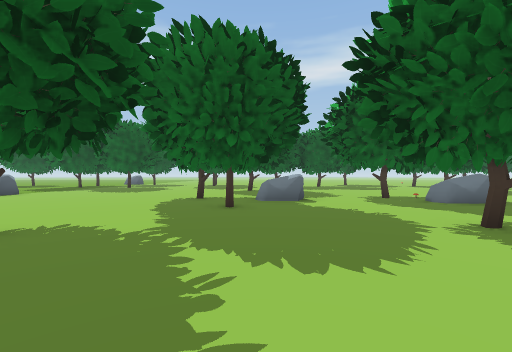
[1] (above)

24 first-person views from a walk through a Unity game level. The camera is 1.3 m above the floor, looks level and sees 90° across. The floor is counted in squares, 2 m on a side. Each view is taken from the middle of a square. On the plan, view 1 faces up. The plan holds only what a view shows up to about 9 squares ahead; the rest is blank. The place goes on beyond the plan.

[2]
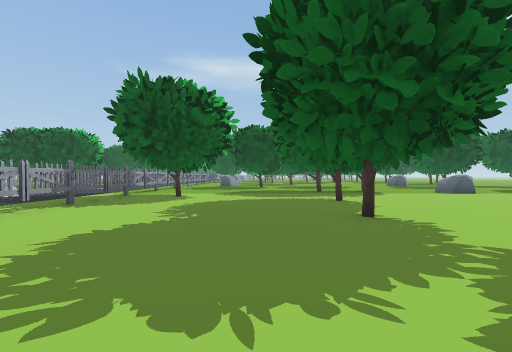

[3]
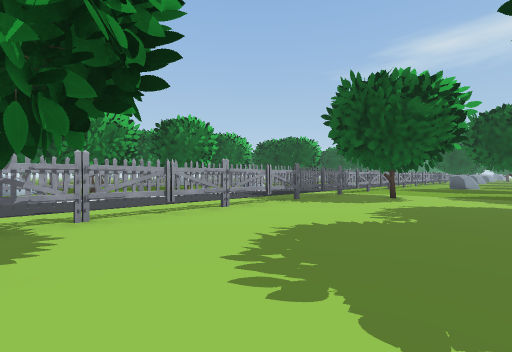

[4]
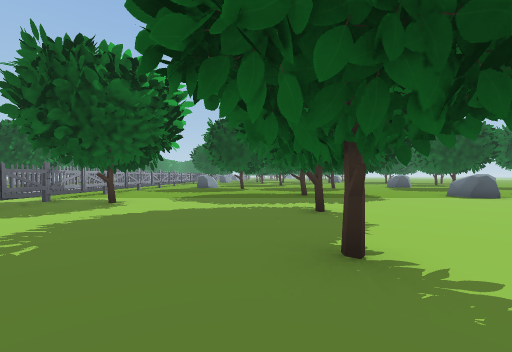

[5]
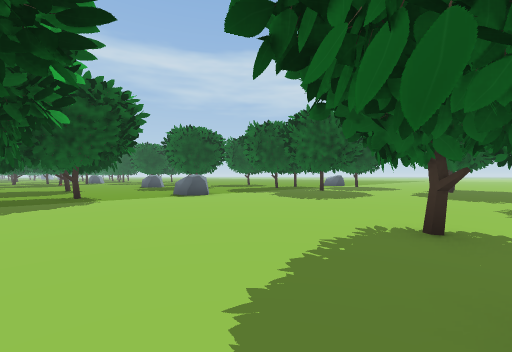

[6]
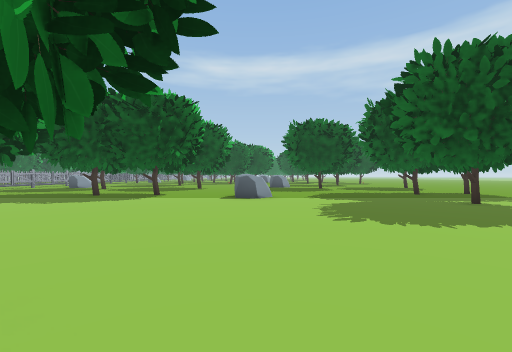

[7]
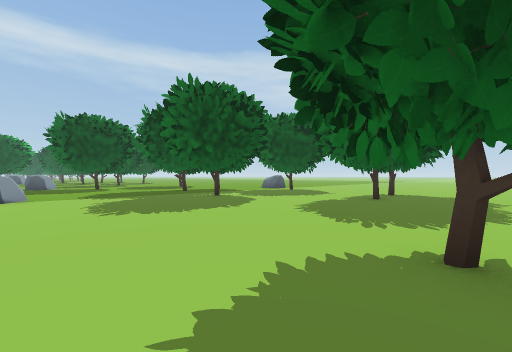

[8]
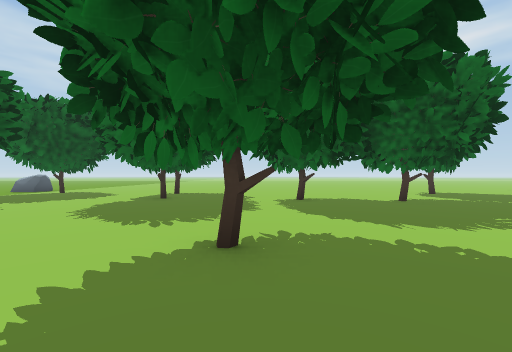

[9]
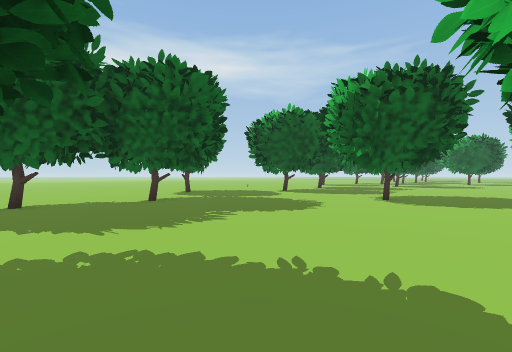

[10]
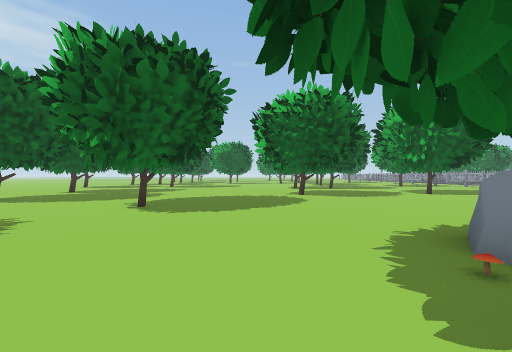

[11]
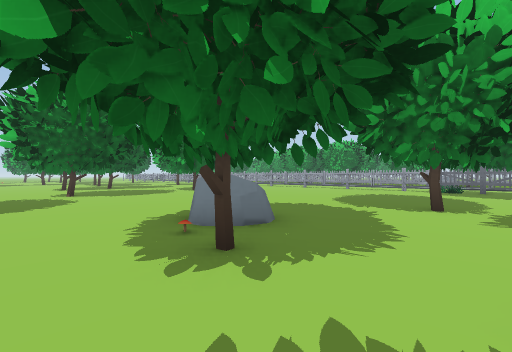

[12]
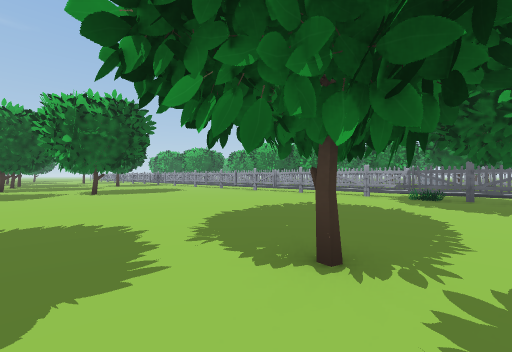

[13]
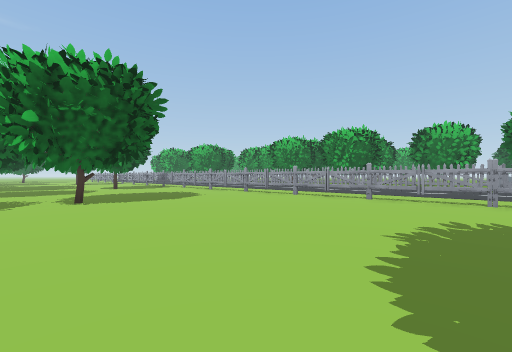

[14]
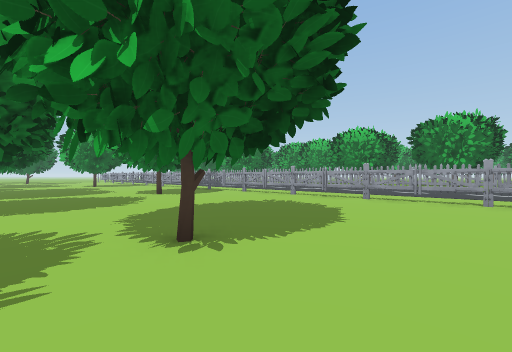

[15]
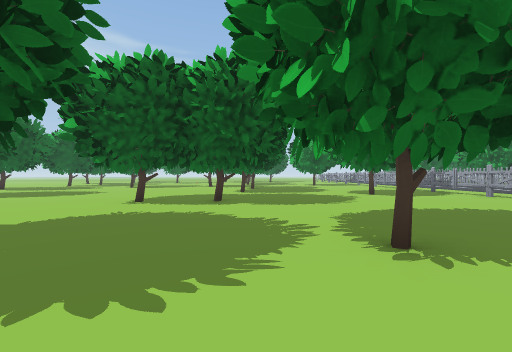

[16]
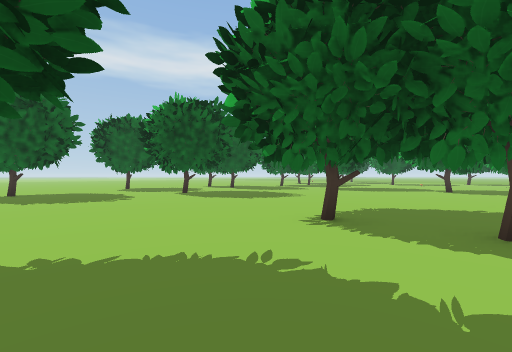

[17]
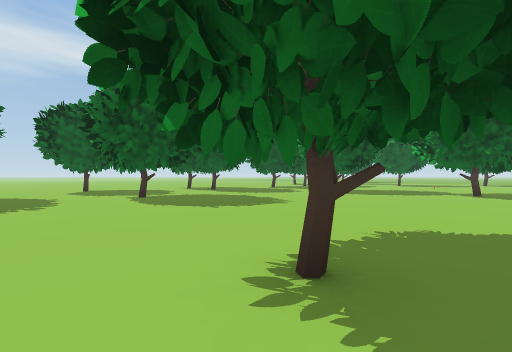

[18]
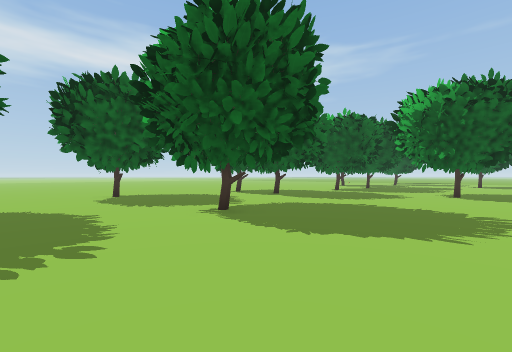

[19]
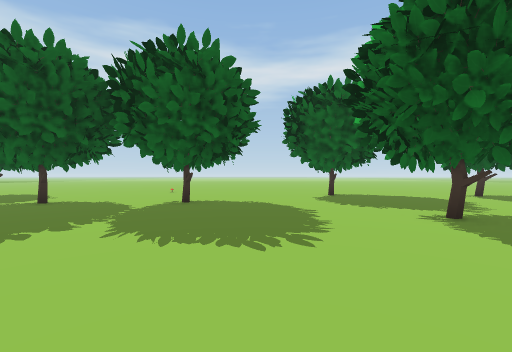

[20]
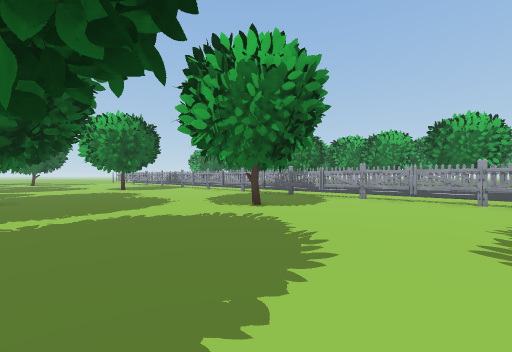

[21]
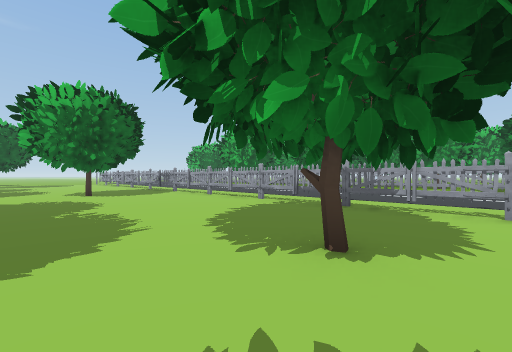

[22]
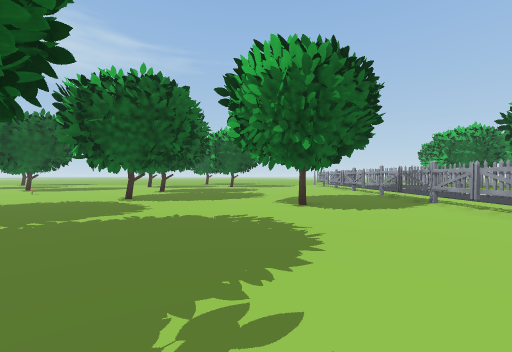

[23]
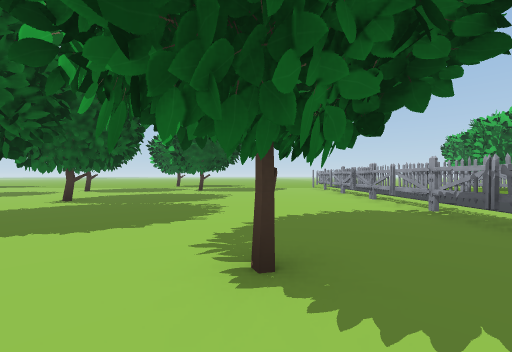

[24]
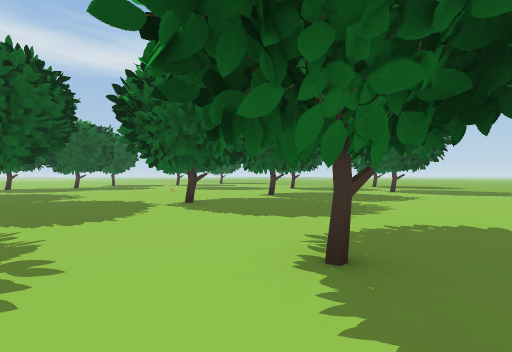

### Floor plan
Key: @ floor where view 1 was taken; # wall or solid block; . main floor; : floor 0.25 m higher than the main floor; = window, fence, low wall or low ledge; R rock; G gate; M mushroom; O other object.
Columns run from 10 left of view 1 to 34 right of it. Each row starts with its distance up from view 1.
 21           ..             ..
 20           ...            ...=
 19         =.....    .........== ..
 18     ...==...... ==.........==...=
 17   .....==..==.=.=..===.==.......
 16  =.....==..=====.. .==.==.......
 15 ==.==..=....=.==.. .=..=....=...=
 14  =.==.......................==....
 13 ...=........................==.....
 12 .........==.......==..............==
 11 .........===......==..............===
 10 ......................................
  9  R............=........................ ..
  8 ........==. .==.......==..==........=.....
  7 ........==RR.==M.....===..==.......==..... ..
  6 ==.......==....R......=....=....... =.....==.
  5 ==......===...............===.= . .....==.==.
  4 ==..==.=....===.......=...==..=====....==..=.
  3 ==..=====....==.......==.....................
  2 .....=.=.....=........==.....................
  1 .............................=........=......
  0 ..........@. ...............===......===.....
 -1 ..==.......= ................==.......=......
 -2 ...==.......=................................
 -3 .GGGG.GG.G.GG.GOGG.G.GG.GG.G.GG.G.GG.G.GG.G.O
 -4 #::::::::::::::::::::::::::::::::::  ::::::::

Positions as (right, up) in squares from view 1, and headings:
1: (0, 0), facing up
2: (1, 1), facing left
3: (1, 1), facing down-left
4: (-1, 2), facing left
5: (-1, 4), facing up-left
6: (-1, 9), facing left
7: (0, 9), facing up-left
8: (0, 9), facing up
9: (1, 9), facing up-right
10: (3, 9), facing right
11: (2, 9), facing down-right
12: (2, 5), facing down-right
13: (5, 4), facing down-right
14: (10, 4), facing down-right
15: (10, 4), facing right
16: (13, 5), facing up-right
17: (15, 6), facing up-right
18: (15, 10), facing up-right
19: (15, 10), facing up
20: (15, 4), facing down-right
21: (18, 2), facing down-right
22: (22, 1), facing right
23: (26, 0), facing right
24: (26, -1), facing up-right
